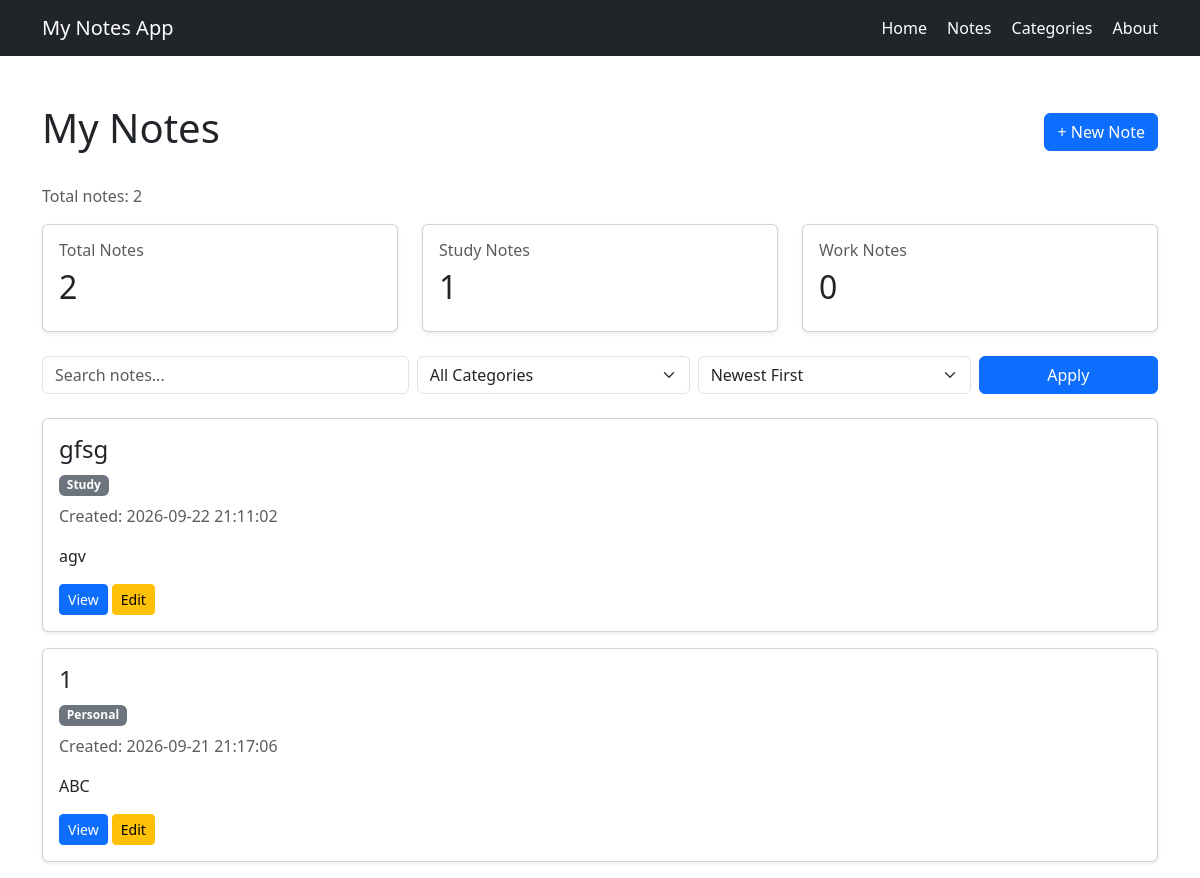
/notes, run on an earlier commit of the app's database.
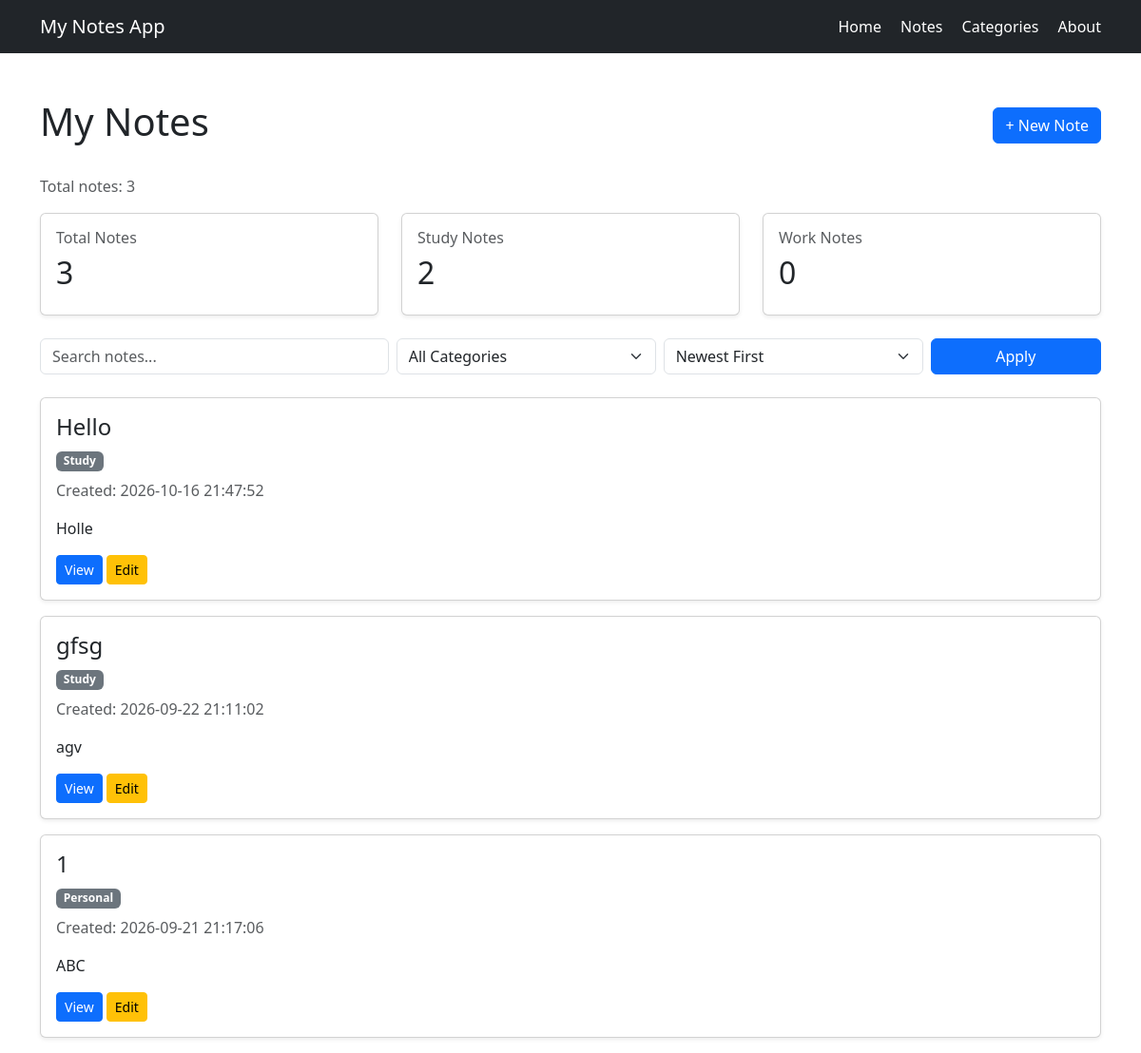
And on a later commit of the database.
### tables this page shows
CREATE TABLE notes (
            id INTEGER PRIMARY KEY AUTOINCREMENT,
            title TEXT NOT NULL,
            content TEXT NOT NULL
        , category TEXT NOT NULL DEFAULT 'General', created_at TEXT NOT NULL DEFAULT '');

### app.py (the view, shortened to what this page needs)
@app.route("/notes")
def notes():
    search_query = request.args.get("search", "").strip().lower()
    selected_category = request.args.get("category", "").strip()
    sort_order = request.args.get("sort", "newest")
    connection = get_db_connection()
    query = "SELECT * FROM notes WHERE 1=1"
    parameters = []
    if selected_category:
        query += " AND category = ?"
        parameters.append(selected_category)
    if sort_order == "oldest":
        query += " ORDER BY id ASC"
    else:
        query += " ORDER BY id DESC"
    notes_list = connection.execute(
        query,
        parameters
    ).fetchall()
    total_notes = connection.execute(
        "SELECT COUNT(*) AS total FROM notes"
    ).fetchone()["total"]
    study_notes = connection.execute(
        "SELECT COUNT(*) AS total FROM notes WHERE category = ?",
        ("Study",)
    ).fetchone()["total"]
    work_notes = connection.execute(
        "SELECT COUNT(*) AS total FROM notes WHERE category = ?",
        ("Work",)
    ).fetchone()["total"]
    connection.close()
    return render_template(
        "notes.html",
        notes=notes_list,
        search_query=search_query,
        selected_category=selected_category,
        sort_order=sort_order,
        total_notes=total_notes,
        study_notes=study_notes,
        work_notes=work_notes
    )

### app.py (called while the page is built)
def get_db_connection():
    connection = sqlite3.connect(DATABASE)
    connection.row_factory = sqlite3.Row
    return connection

### templates/notes.html (shortened to what this page needs)
{% extends "base.html" %}
{% block content %}
<div class="d-flex justify-content-between align-items-center mb-4">
    <h1>My Notes</h1>
    <a href="{{ url_for('create_note') }}"
       class="btn btn-primary">
        + New Note
    </a>
</div>
<p class="text-muted">
    Total notes: {{ total_notes }}
</p>
<div class="row mb-4">
    <div class="col-md-4">
        <div class="card shadow-sm">
            <div class="card-body">
                <h6 class="text-muted">
                    Total Notes
                </h6>
                <h2>
                    {{ total_notes }}
                </h2>
            </div>
        </div>
    </div>
    <div class="col-md-4">
        <div class="card shadow-sm">
            <div class="card-body">
                <h6 class="text-muted">
                    Study Notes
                </h6>
                <h2>
                    {{ study_notes }}
                </h2>
            </div>
        </div>
    </div>
    <div class="col-md-4">
        <div class="card shadow-sm">
            <div class="card-body">
                <h6 class="text-muted">
                    Work Notes
                </h6>
                <h2>
                    {{ work_notes }}
                </h2>
            </div>
        </div>
    </div>
</div>
<form method="GET"
      action="{{ url_for('notes') }}"
      class="row g-2 mb-4">
    <div class="col-md-4">
        <input
            type="text"
            name="search"
            class="form-control"
            placeholder="Search notes..."
            value="{{ search_query }}"
        >
    </div>
    <div class="col-md-3">
        <select name="category"
                class="form-select">
            <option value="">
                All Categories
            </option>
        </select>
    </div>
    <div class="col-md-3">
        <select name="sort"
                class="form-select">
            <option value="newest"
                {% if sort_order == "newest" %}selected{% endif %}>
                Newest First
            </option>
        </select>
    </div>
    <div class="col-md-2 d-grid">
        <button type="submit"
                class="btn btn-primary">
            Apply
        </button>
    </div>
</form>
{% if notes %}
    {% for note in notes %}
        <div class="card mb-3 shadow-sm">
            <div class="card-body">
                <h4>
                    {{ note["title"] }}
                </h4>
                <span class="badge bg-secondary">
                    {{ note["category"] }}
                </span>
                <p class="text-muted mt-2">
                    Created: {{ note["created_at"] }}
                </p>
                <p>
                    {{ note["content"] }}
                </p>
                <a
                    href="{{ url_for('view_note', note_id=note['id']) }}"
                    class="btn btn-sm btn-primary"
                >
                    View
                </a>
                <a
                    href="{{ url_for('edit_note', note_id=note['id']) }}"
                    class="btn btn-sm btn-warning"
                >
                    Edit
                </a>
            </div>
        </div>
    {% endfor %}
{% else %}
    <div class="alert alert-warning">
        No notes found.
    </div>
{% endif %}
{% endblock %}

### templates/base.html (shortened to what this page needs)
<!DOCTYPE html>
<html lang="en">
<head>
<link
    href="https://cdn.jsdelivr.net/npm/bootstrap@5.3.3/dist/css/bootstrap.min.css"
    rel="stylesheet"
>
</head>
<body>
<nav class="navbar navbar-expand-lg bg-dark navbar-dark">
    <div class="container">
        <a
            class="navbar-brand"
            href="{{ url_for('home') }}"
        >
            My Notes App
        </a>
        <div>
            <a
                class="text-white me-3 text-decoration-none"
                href="{{ url_for('home') }}"
            >
                Home
            </a>
            <a
                class="text-white me-3 text-decoration-none"
                href="{{ url_for('notes') }}"
            >
                Notes
            </a>
            <a
                class="text-white me-3 text-decoration-none"
                href="{{ url_for('categories') }}"
            >
                Categories
            </a>
            <a
                class="text-white text-decoration-none"
                href="{{ url_for('about') }}"
            >
                About
            </a>
        </div>
    </div>
</nav>
<main class="container mt-5">
    {% block content %}
    {% endblock %}
</main>
</body>
</html>

What changed in the data, as far as the page shows it:
added notes: title "Hello", category "Study", created_at "2026-10-16 21:47:52", content "Holle"
Also different on the page:
{{ total_notes }}: "2" → "3"
{{ study_notes }}: "1" → "2"
